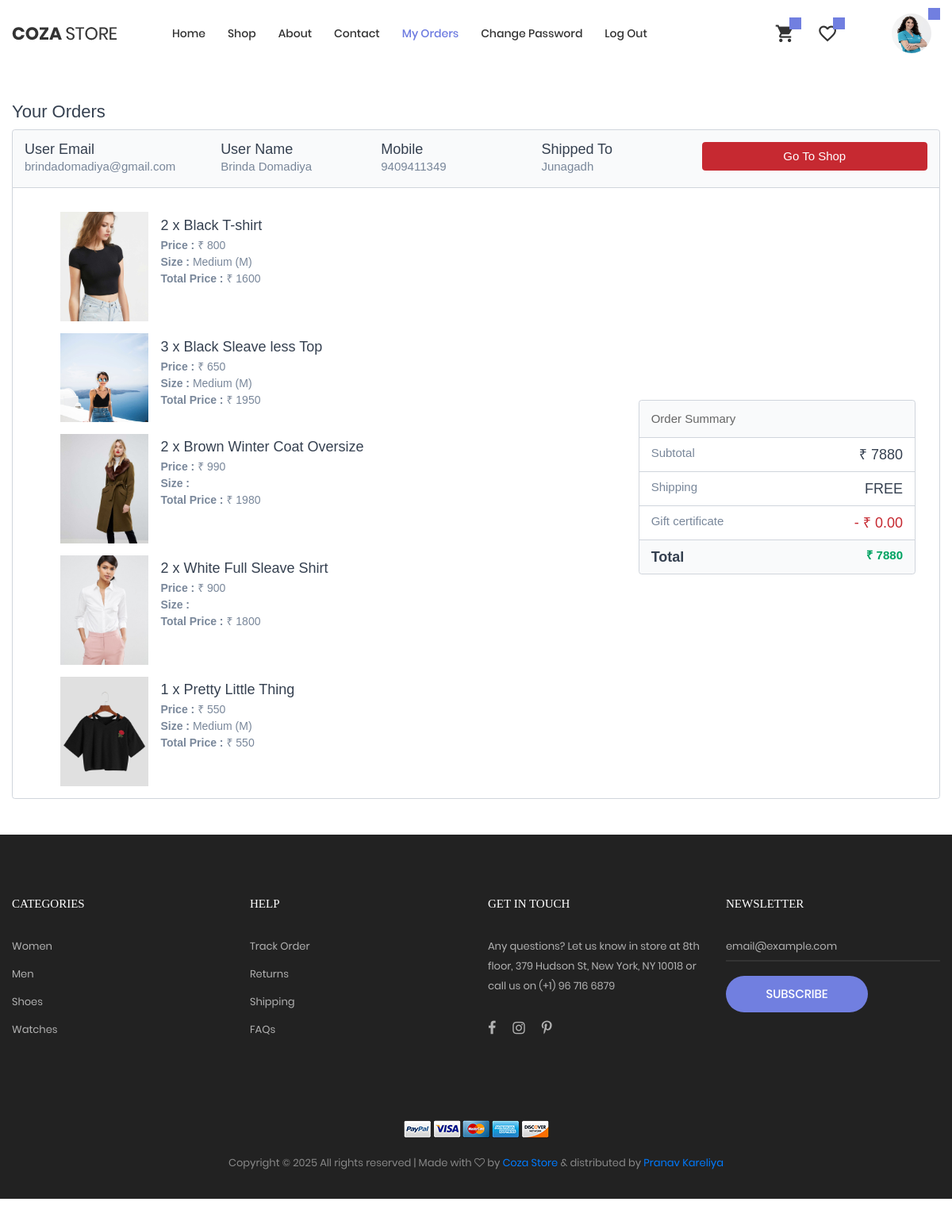
The app's page /myorders/ (signed in) with its own data.
### myapp/models.py (models this page shows, shortened)
class User(models.Model):
    fname=models.CharField(max_length=100)
    lname=models.CharField(max_length=100)
    email=models.EmailField()
    mobile=models.PositiveIntegerField()
    password=models.CharField(max_length=100)
    address=models.TextField()
    profile_picture=models.ImageField(upload_to="profile_picture/")
    usertype=models.CharField(max_length=100,default="buyer")

class Cart(models.Model):
    user=models.ForeignKey(User,on_delete=models.CASCADE)
    product=models.ForeignKey(Product,on_delete=models.CASCADE)
    product_price=models.PositiveIntegerField()
    product_qty=models.PositiveIntegerField()
    total_price=models.PositiveIntegerField()
    payment_status=models.BooleanField(default=False)

class Product(models.Model):
    category=(
        ("men","men"),
        ("women","women"),
        ("kids","kids"),
    )
    size=(
        ("s","s"),
        ("m","m"),
        ("l","l"),
        ("xl","xl"),
        ("xxl","xxl"),
    )
    seller=models.ForeignKey(User,on_delete=models.CASCADE)
    product_category=models.CharField(max_length=100,choices=category)
    product_size=models.CharField(max_length=100,choices=size)
    product_name=models.CharField(max_length=100)
    product_price=models.PositiveIntegerField()
    product_picture=models.ImageField(upload_to="product_picture/")
    product_desc=models.TextField()

### myapp/views.py (the view)
# urls.py: path('myorders/',views.myorders,name='myorders'),
def myorders(request):
    net_price=0
    user=User.objects.get(email=request.session['email'])
    carts=Cart.objects.filter(user=user,payment_status=True)
    for i in carts:
        net_price+=i.total_price
    return render(request, 'myorders.html',{'carts':carts,'user':user,'net_price':net_price})

### myapp/templates/myorders.html (shortened to what this page needs)
{% extends 'header.html' %}
{% load static %}
{% block content %}
<!DOCTYPE html>
<html lang="en">
<head>
    <link rel="stylesheet" href="{% static 'css/myorders.css' %}">
</head>
<body>
    <div class="container mt-3 mt-md-5">
        <h2 class="text-charcoal hidden-sm-down" style="font-size: 22px;margin-bottom: 10px;font-weight: 700;">Your Orders</h2>
        <div class="row">
            <div class="col-12">
                <div class="list-group mb-5">
                    <div class="list-group-item p-3 bg-snow" style="position: relative;">
                        <div class="row w-100 no-gutters">
                            <div class="col-6 col-md mr-5">
                                <h6 class="text-charcoal mb-0 w-100">User Email</h6>
                                <p class="text-pebble mb-0 w-100 mb-2 mb-md-0">{{ request.session.email }}</p>
                            </div>
                            <div class="col-6 col-md">
                                <h6 class="text-charcoal mb-0 w-100">User Name</h6>
                                <p class="text-pebble mb-0 w-100 mb-2 mb-md-0">{{ user.fname }} {{ user.lname }}</p>
                            </div>
                            <div class="col-6 col-md">
                                <h6 class="text-charcoal mb-0 w-100">Mobile</h6>
                                <p class="text-pebble mb-0 w-100 mb-2 mb-md-0">{{ user.mobile }}</p>
                            </div>
                            <div class="col-6 col-md">
                                <h6 class="text-charcoal mb-0 w-100">Shipped To</h6>
                                <p class="text-pebble mb-0 w-100 mb-2 mb-md-0">{{ user.address }}</p>
                            </div>
                            <div class="col-12 col-md-3">
                                <a href="{% url 'product' %}" class="btn btn-primary w-100">Go To Shop</a>
                            </div>
                        </div>
                    </div>
                    <div class="list-group-item p-3 bg-white" style="display: flex;justify-content: center;align-items: center;">
                        <div class="row no-gutters">
                            {% for i in carts %}
                            <div class="row no-gutters mt-3">
                                <div class="col-3 col-md-2 ml-5">
                                    <img class="img-fluid pr-3" src="{{ i.product.product_picture.url }}" alt="This is product Details">
                                </div>
                                <div class="col-9 col-md-8 pr-0 pr-md-3">
                                    <h6 class="text-charcoal mb-2 mb-md-1 mt-2">
                                        <p class="text-charcoal">{{ i.product_qty }} x {{ i.product.product_name }}
                                        </p>
                                    </h6>
                                    <ul class="list-unstyled text-pebble mb-2" style="font-size: 14px;">
                                        <li>
                                            <b>Price : </b> ₹ {{ i.product.product_price }}
                                        </li>
                                        <li>
                                            <b>Size : </b>
                                            {% if i.product.product_size == 's' %}
                                                Small (S)
                                            {% elif i.product.product_size == 'm' %}
                                                Medium (M)
                                            {% elif i.product.product_size == 'm' %}
                                                Large (L)
                                            {% elif i.product.product_size == 'm' %}
                                                Extra Large (XL)
                                            {% elif i.product.product_size == 'm' %}
                                                Extra Extra Large (XXL)
                                            {% endif %}
                                        </li>
                                        <li>
                                            <b>Total Price : </b> ₹ {{ i.total_price }}
                                        </li>
                                    </ul>
                                </div>
                            </div>
                            {% endfor %}
                        </div>
                        <div class="col-12 col-md-4">
                            <div class="pt-5 pt-md-0">
                                <div class="list-group mb-3">
                                    <div class="list-group-item p-3 bg-snow">
                                        <h6 class="mb-0">Order Summary</h6>
                                    </div>
                                    <div class="list-group-item py-2 px-3 bg-white">
                                        <div class="row w-100 no-gutters">
                                            <div class="col-6 text-pebble">
                                                Subtotal
                                            </div>
                                            <div class="col-6 text-right text-charcoal">
                                                ₹ {{net_price}}
                                            </div>
                                        </div>
                                    </div>
                                    <div class="list-group-item py-2 px-3 bg-white">
                                        <div class="row w-100 no-gutters">
                                            <div class="col-6 text-pebble">
                                                Shipping
                                            </div>
                                            <div class="col-6 text-right text-charcoal">
                                                FREE
                                            </div>
                                        </div>
                                    </div>
                                    <div class="list-group-item py-2 px-3 bg-white">
                                        <div class="row w-100 no-gutters">
                                            <div class="col-8 text-pebble">
                                                Gift certificate
                                            </div>
                                            <div class="col-4 text-right text-red text-charcoal">
                                                - ₹ 0.00
                                            </div>
                                        </div>
                                    </div>
                                    <div class="list-group-item py-2 px-3 bg-snow">
                                        <div class="row w-100 no-gutters">
                                            <div class="col-8 text-charcoal">
                                                <b>Total</b>
                                            </div>
                                            <div class="col-4 text-right text-green">
                                                <b>₹ {{ net_price }}</b>
                                            </div>
                                        </div>
                                    </div>
                                </div>
                            </div>
                        </div>
                    </div>
                </div>
            </div>
        </div>
    </div>
</body>
</html>
{% endblock %}

### myapp/static/css/main.css (style rules this page uses)
.container { max-width: 1380px; }
@media (max-width: 1600px) { .container { max-width: 1200px; } }

### myapp/static/css/myorders.css (style rules this page uses)
h1, h2, h3, h4, h5, h6 { font-weight: 500 !important; }
.text-pebble { color: #79879A !important; }
.bg-snow { background: #F9FAFB !important; }
.text-charcoal { color: #354050 !important; font-size: 18px; }
.bg-white { background: #FFFFFF !important; }
.list-group { border-color: #D0D5DC !important; }
.list-group-item { border-color: #D0D5DC !important; }
.text-red { color: #C62931 !important; }
.text-green { color: #00A362 !important; }

### records on screen
User: session.email "brindadomadiya@gmail.com", fname "Brinda", lname "Domadiya", mobile "9409411349", address "Junagadh"
Cart: product.product_picture (picture), product_qty "2", product.product_name "Black T-shirt", product.product_price "800", shows "Medium (M)", total_price "1600"
Cart: product.product_picture (picture), product_qty "3", product.product_name "Black Sleave less Top", product.product_price "650", shows "Medium (M)", total_price "1950"
Cart: product.product_picture (picture), product_qty "2", product.product_name "Brown Winter Coat Oversize", product.product_price "990", total_price "1980"
Cart: product.product_picture (picture), product_qty "2", product.product_name "White Full Sleave Shirt", product.product_price "900", total_price "1800"
Cart: product.product_picture (picture), product_qty "1", product.product_name "Pretty Little Thing", product.product_price "550", shows "Medium (M)", total_price "550"

### other values on screen
{{ net_price }} "7880"
